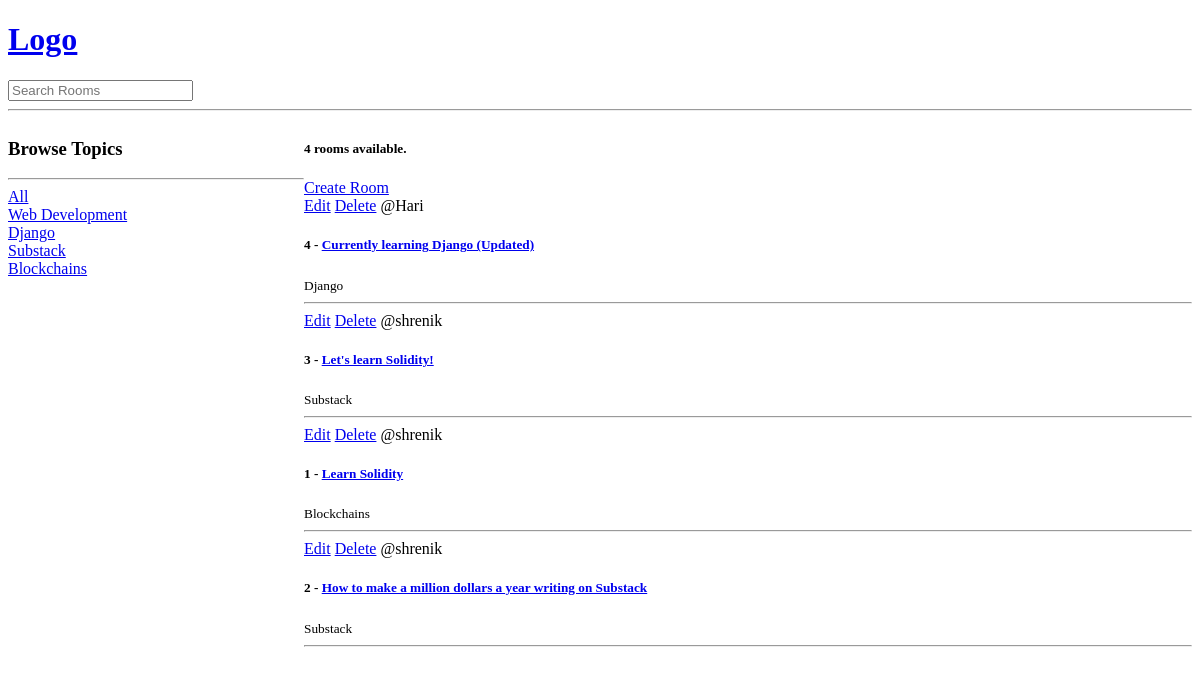
Before: / with the older database file.
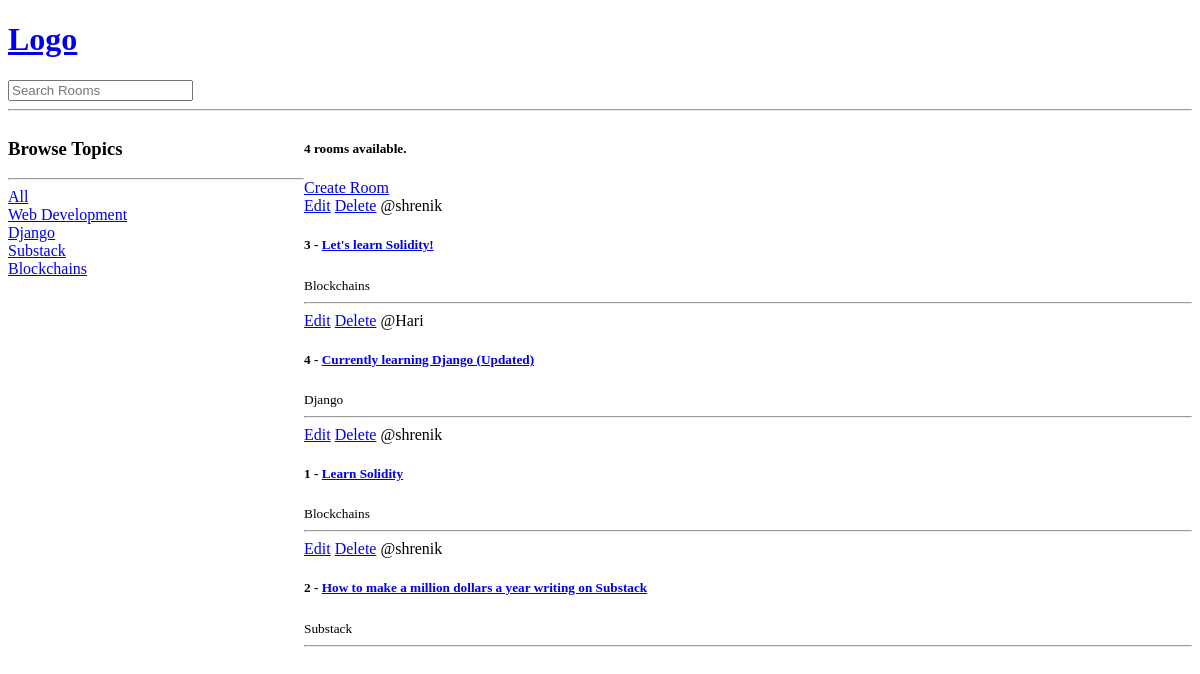
After: the same page with the newer database file.
### base/models.py (models this page shows, shortened)
class Topic(models.Model):
    name = models.CharField(max_length=200)

class Room(models.Model):
    host  = models.ForeignKey(User, on_delete=models.SET_NULL, null=True)
    topic = models.ForeignKey("Topic", on_delete=models.SET_NULL, null=True) # Topic as a string since it's written below the Room class
    name = models.CharField(max_length=200)
    description = models.TextField(null=True, blank=True) # field can be blank
    updated = models.DateTimeField(auto_now=True) # take timestamp every time save is hit on the item
    created = models.DateTimeField(auto_now_add=True) # take timestamp when save is hit the first time i.e during creation
    class Meta:
        ordering = ["-updated", "-created"]

### base/views.py (the view)
# urls.py: path("", views.home, name="home"),
def home(request):
    q = request.GET.get("q") if request.GET.get("q") != None else ""
    rooms = Room.objects.filter(
        Q(topic__name__icontains=q) |
        Q(name__icontains=q) |
        Q(description__icontains=q)
    )
    topics = Topic.objects.all()
    room_count = rooms.count()
    context = {"rooms": rooms, "topics": topics, "room_count": room_count}
    return render(request, "base/home.html", context)

### base/templates/base/home.html (shortened to what this page needs)
{% extends "main.html" %}
{% block content %}
<div class="home-container">
    <div>
        <h3>Browse Topics</h3>
        <hr>
        <div>
            <a href="{% url 'home' %}">All</a>
        </div>
        {% for topic in topics %}
            <div>
                <a href="{% url 'home' %}?q={{topic.name}}">{{topic.name}}</a>
            </div>
        {% endfor %}
    </div>
    <div>
        <h5>{{room_count}} rooms available.</h5>
        <a href="{% url 'create-room' %}">Create Room</a>
        <div>
            {% for room in rooms %}
                <div>
                    <a href="{% url 'update-room' room.id %}">Edit</a>
                    <a href="{% url 'delete-room' room.id %}">Delete</a>
                    <span>@{{ room.host.username }}</span>
                    <h5>{{room.id}} - <a href="{% url 'room' room.id %}">{{room.name}}</a></h5>
                    <small>{{ room.topic.name }}</small>
                    <hr>
                </div>
            {% endfor %}
        </div>
    </div>
</div>
{% endblock content %}

Changed rows visible on the page:
changed Room "Let's learn Solidity!": topic.name "Substack" → "Blockchains"; moves up the list
